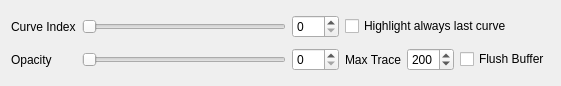
<?xml version="1.0" encoding="UTF-8"?>
<ui version="4.0">
    <class>Form</class>
    <widget class="QWidget" name="Form">
        <property name="geometry">
            <rect>
                <x>0</x>
                <y>0</y>
                <width>561</width>
                <height>86</height>
            </rect>
        </property>
        <property name="windowTitle">
            <string>Form</string>
        </property>
        <layout class="QGridLayout" name="gridLayout">
            <item row="0" column="0">
                <widget class="QLabel" name="label_curve_index">
                    <property name="text">
                        <string>Curve Index</string>
                    </property>
                </widget>
            </item>
            <item row="0" column="1">
                <widget class="QSlider" name="highlighted_index">
                    <property name="orientation">
                        <enum>Qt::Orientation::Horizontal</enum>
                    </property>
                </widget>
            </item>
            <item row="0" column="2">
                <widget class="QSpinBox" name="spinbox_index"/>
            </item>
            <item row="0" column="3" colspan="3">
                <widget class="QCheckBox" name="highlight_last_curve">
                    <property name="text">
                        <string>Highlight always last curve</string>
                    </property>
                </widget>
            </item>
            <item row="1" column="0">
                <widget class="QLabel" name="label_opacity">
                    <property name="text">
                        <string>Opacity</string>
                    </property>
                </widget>
            </item>
            <item row="1" column="1">
                <widget class="QSlider" name="opacity">
                    <property name="maximum">
                        <number>100</number>
                    </property>
                    <property name="orientation">
                        <enum>Qt::Orientation::Horizontal</enum>
                    </property>
                </widget>
            </item>
            <item row="1" column="3">
                <widget class="QLabel" name="label_max_trace">
                    <property name="text">
                        <string>Max Trace</string>
                    </property>
                </widget>
            </item>
            <item row="1" column="4">
                <widget class="QSpinBox" name="max_trace">
                    <property name="toolTip">
                        <string>How many curves should be displayed</string>
                    </property>
                    <property name="maximum">
                        <number>500</number>
                    </property>
                    <property name="value">
                        <number>200</number>
                    </property>
                </widget>
            </item>
            <item row="1" column="5">
                <widget class="QCheckBox" name="flush_buffer">
                    <property name="toolTip">
                        <string>If hiddne curves should be deleted.</string>
                    </property>
                    <property name="text">
                        <string>Flush Buffer</string>
                    </property>
                </widget>
            </item>
            <item row="1" column="2">
                <widget class="QSpinBox" name="spinbox_opacity">
                    <property name="maximum">
                        <number>100</number>
                    </property>
                </widget>
            </item>
        </layout>
    </widget>
    <resources/>
    <connections>
        <connection>
            <sender>opacity</sender>
            <signal>valueChanged(int)</signal>
            <receiver>spinbox_opacity</receiver>
            <slot>setValue(int)</slot>
            <hints>
                <hint type="sourcelabel">
                    <x>211</x>
                    <y>66</y>
                </hint>
                <hint type="destinationlabel">
                    <x>260</x>
                    <y>59</y>
                </hint>
            </hints>
        </connection>
        <connection>
            <sender>spinbox_opacity</sender>
            <signal>valueChanged(int)</signal>
            <receiver>opacity</receiver>
            <slot>setValue(int)</slot>
            <hints>
                <hint type="sourcelabel">
                    <x>269</x>
                    <y>62</y>
                </hint>
                <hint type="destinationlabel">
                    <x>182</x>
                    <y>62</y>
                </hint>
            </hints>
        </connection>
        <connection>
            <sender>highlighted_index</sender>
            <signal>valueChanged(int)</signal>
            <receiver>spinbox_index</receiver>
            <slot>setValue(int)</slot>
            <hints>
                <hint type="sourcelabel">
                    <x>191</x>
                    <y>27</y>
                </hint>
                <hint type="destinationlabel">
                    <x>256</x>
                    <y>27</y>
                </hint>
            </hints>
        </connection>
        <connection>
            <sender>spinbox_index</sender>
            <signal>valueChanged(int)</signal>
            <receiver>highlighted_index</receiver>
            <slot>setValue(int)</slot>
            <hints>
                <hint type="sourcelabel">
                    <x>264</x>
                    <y>20</y>
                </hint>
                <hint type="destinationlabel">
                    <x>195</x>
                    <y>24</y>
                </hint>
            </hints>
        </connection>
    </connections>
</ui>
